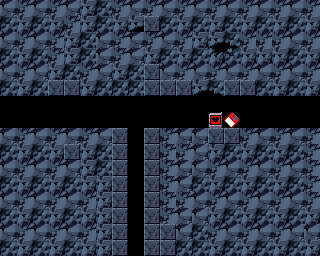

This is a level from a 2D game, rendered from its Tiled map with the project's own tilesets. A one-line summary and the map file follow, with tile-layer data summarised:
An orthogonal 20x16 tile map with 16x16 px tiles, 2 tile layers (background, Tile Layer 1), 2 tilesets and 8 objects (player).

<map version="1.10" tiledversion="1.11.0" orientation="orthogonal" renderorder="right-down" width="20" height="16" tilewidth="16" tileheight="16" infinite="0" nextlayerid="8" nextobjectid="42">
 <tileset firstgid="1" name="PrtCave" tilewidth="16" tileheight="16" tilecount="80" columns="16">
  <image source="../content/tilesets/PrtCave.png" width="256" height="80" />
 </tileset>
 <tileset firstgid="81" name="NpcSym" tilewidth="16" tileheight="16" tilecount="300" columns="20">
  <image source="../content/tilesets/NpcSym.png" width="320" height="240" />
  <tile id="18">
   <animation>
    <frame tileid="18" duration="10" />
    <frame tileid="19" duration="10" />
   </animation>
  </tile>
  <tile id="26">
   <animation>
    <frame tileid="26" duration="100" />
    <frame tileid="27" duration="100" />
    <frame tileid="28" duration="100" />
    <frame tileid="29" duration="100" />
    <frame tileid="30" duration="100" />
    <frame tileid="31" duration="100" />
    <frame tileid="32" duration="100" />
    <frame tileid="33" duration="100" />
   </animation>
  </tile>
 </tileset>
 <layer id="1" name="background" width="20" height="16">
  <data>[320 cells, 315 non-empty, 14 distinct tile ids]</data>
 </layer>
 <layer id="2" name="Tile Layer 1" width="20" height="16">
  <data>[320 cells, 81 non-empty, 9 distinct tile ids]</data>
 </layer>
 <objectgroup id="3" name="collisions">
  <object id="39" x="160.801" y="128.621" width="78.7559" height="15.3874" />
  <object id="5" x="1.06997" y="127.513" width="112.374" height="14.5943" />
  <object id="14" x="241.052" y="127.66" width="77.4651" height="32.2834" />
  <object id="16" x="144.789" y="128.052" width="13.0946" height="125.812" />
  <object id="40" x="114.622" y="127.969" width="12.7612" height="125.146" />
  <object id="28" x="0.0475758" y="89.6655" width="319.846" height="5.19712" />
 </objectgroup>
 <objectgroup color="#00ff00" id="4" name="spawn points">
  <object id="17" name="player" x="9.18548" y="114.309" width="2.57298" height="2.77091">
   <ellipse />
  </object>
 </objectgroup>
 <objectgroup id="5" name="slopes" />
 <objectgroup id="7" name="level_passages">
  <object id="41" x="0" y="97.3333" width="1.15152" height="30">
   <properties>
    <property name="destination" value="Map_1" />
    <property name="spawn_position" value="319,96" />
   </properties>
  </object>
 </objectgroup>
 <objectgroup id="6" name="doors" />
</map>